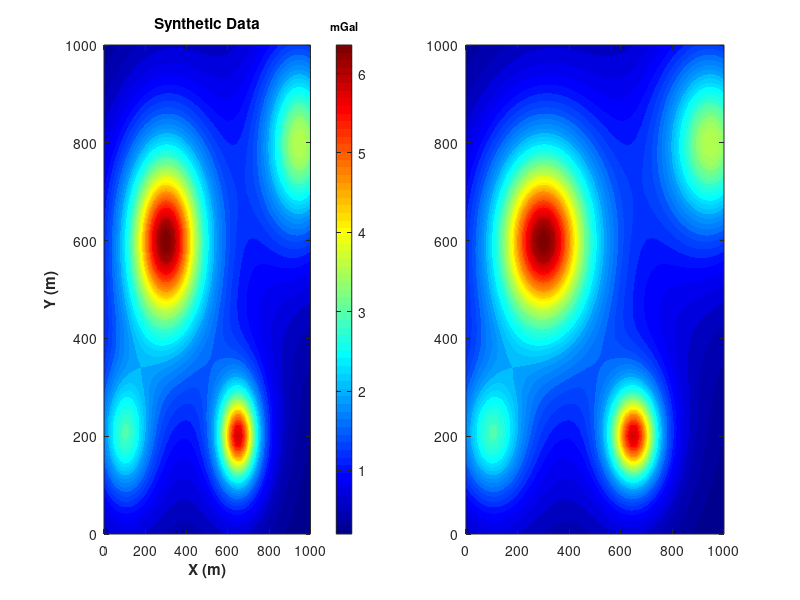

Write the MATLAB code that produced this figure. (Note: this script raises an error after producing the figure.)
%Mohammad Rheza Zamani
%3D Gravity Linear Inversion 
clear all;
clc;
G = 6.674 * 10^-11;
conts = G*(4/3)*pi;
x = [100 300 650 950];
y = [200 600 200 800];
z = [150 200 100 200];
R = 100;
rho = [2000 9000 2000 5000];
x_titik = 0:20:1000;
y_titik = 0:20:1000;
[x_grid y_grid] = meshgrid(x_titik,y_titik);
xi = reshape(x_grid,[51*51,1]); 
yi = reshape(y_grid,[51*51,1]);
grav = zeros(51, 4);
%Calculating Synthetic Data
for i = 1 : length(xi) 
    for k = 1 : 4 
        grav(i,k) = (conts*R.^3.*z(k)/(((xi(i)-x(k)).^2+(yi(i)-y(k)).^2+z(k).^2).^(3/2))).*10^5;
    end
end

%Inversion
d = grav*rho';
m = inv(grav'*grav)*grav'*d;
dcal = grav*m;

%ERMS
delta_d = d - dcal;
ERMS = sqrt(mean(delta_d.^2));

%Plotting 
d_shape = reshape(d,[51,51]);
d_inv_shape = reshape(dcal,[51,51]);
subplot(1,2,1)
contourf(x_grid,y_grid,d_shape,50,'LineStyle','none')
title('Synthetic Data')
xlabel('X (m)','fontweight','bold')
ylabel('Y (m)','fontweight','bold')
colormap(jet)
colorbar
title(colorbar,'mGal','FontSize',8,'fontweight','bold')
subplot(1,2,2)
contourf(x_grid,y_grid,d_inv_shape,50,'LineStyle','none')
title('Inversion Model || ERMS : ', ERMS)
xlabel('X (m)','fontweight','bold')
ylabel('Y (m)','fontweight','bold')
colorbar
title(colorbar,'mGal','FontSize',8,'fontweight','bold')
colormap(jet)


